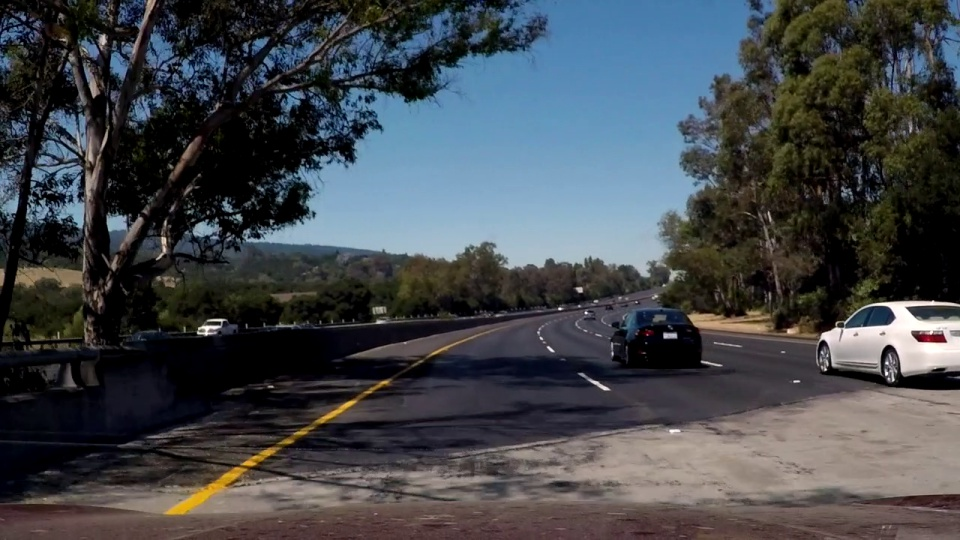
#> input picture ch06/slope_test.jpg, 960 x 540 px
$ python curve2-3-1.py
#> lines starting #> are read from the running program, lines starting #| are printed output that depends on the picture
# -*- coding: utf-8 -*- # 한글 주석쓰려면 이거 해야함 <-- 파이썬 인터프리터에서 해석
import cv2  # opencv 사용
import numpy as np
import sys


def on_low_th(pos):
    global blur, HIGH_th, canny
    LOW_th = pos
    canny = cv2.Canny(blur, LOW_th, HIGH_th)
    cv2.imshow('canny', canny)


def on_high_th(pos):
    global blur, LOW_th, canny
    HIGH_th = pos
    canny = cv2.Canny(blur, LOW_th, HIGH_th)
    cv2.imshow('canny', canny)


image = cv2.imread('slope_test.jpg')  # 이미지 읽기
#> image is the input picture: shape (540, 960, 3); mean B, G, R 75.3, 70.7, 66.5
if image is None:
    print("Image File is not read!")
    sys.exit()

height, width = image.shape[:2]     # 이미지 높이, 너비
#> height = 540; width = 960

# 1. 이미지를 그레이이미지로 변경
gray = cv2.cvtColor(image, cv2.COLOR_BGR2GRAY)
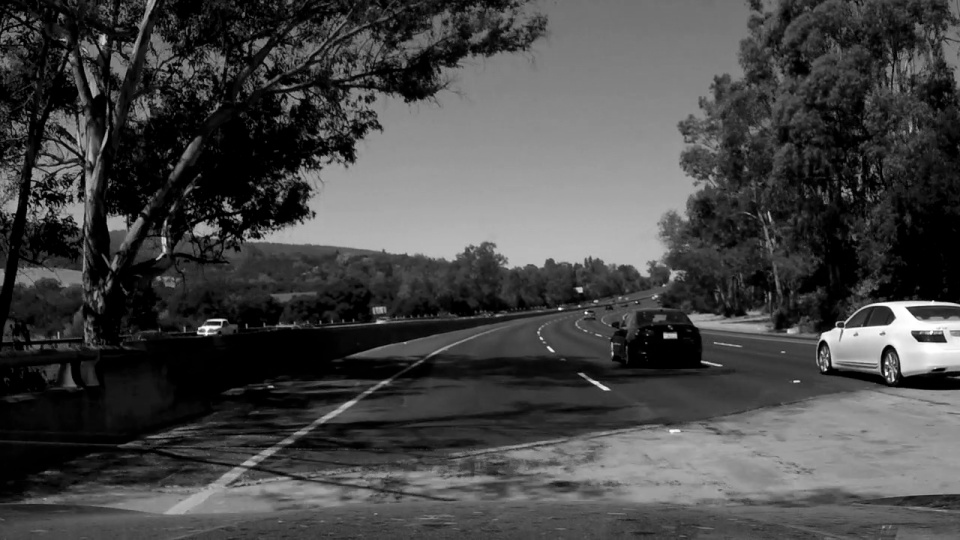
#> gray: shape (540, 960); min 0, max 255, mean 70

# 2. 가우시안 블러(필터)
# kernel_size를 키울수록 blur는 심해진다.
kernel_size = 3     # 커널 사이즈를 키울수록 bluring이 커짐
blur = cv2.GaussianBlur(gray, (kernel_size, kernel_size), 0)

# 3. trackbar를 추가하기 위해 canny window를 먼저 생성
cv2.namedWindow('canny', cv2.WINDOW_NORMAL)
cv2.resizeWindow('canny', width, height)
cv2.createTrackbar('low_th', 'canny', 0, 99, on_low_th)
#> slider 'low_th' is set to 19
cv2.createTrackbar('high_th', 'canny', 80, 255, on_high_th)

# 4. canny 영상처리
LOW_th, HIGH_th = 70, 210
canny = cv2.Canny(blur, LOW_th, HIGH_th)        # 커널 사이즈가 클수록 출력되는 선의 개수도 줄어듦
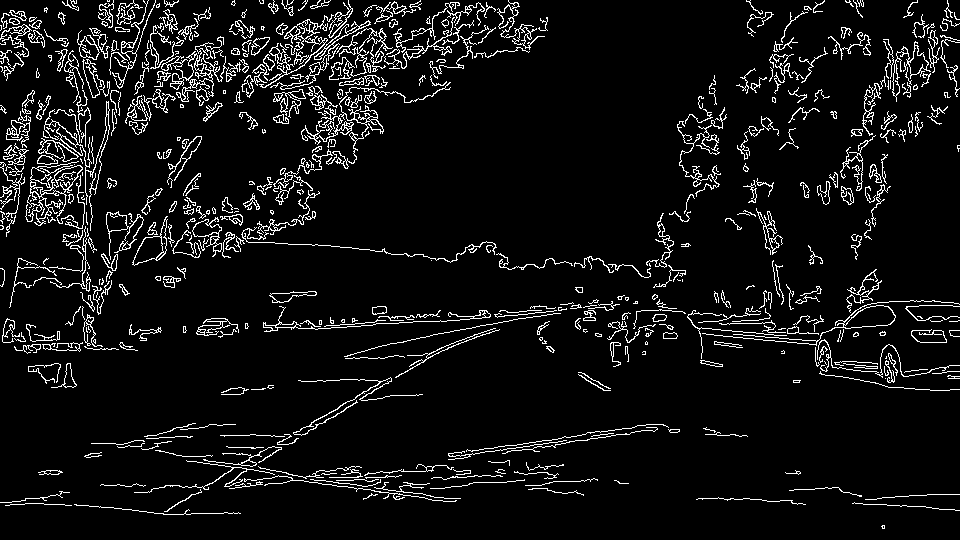
#> canny: shape (540, 960); 7% white in thin lines or dots

cv2.imshow('gray', gray)
cv2.imshow('blur', blur)
cv2.imshow('canny', canny)

cv2.waitKey()
#> in on_low_th, `canny = cv2.Canny(blur, LOW_th, HIGH_th)`:
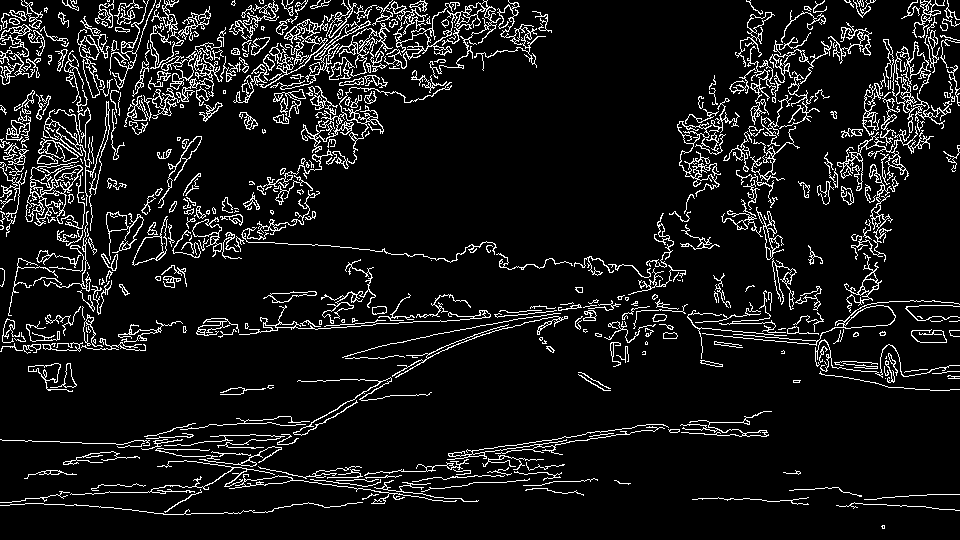
#> canny: shape (540, 960); 8.9% white in thin lines or dots
#> in on_high_th, `canny = cv2.Canny(blur, LOW_th, HIGH_th)`:
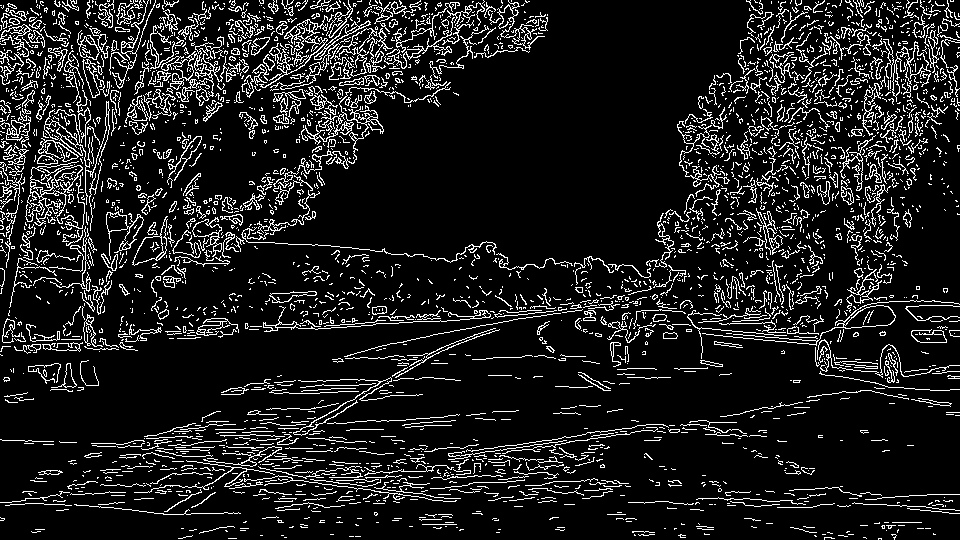
#> canny: shape (540, 960); 11.5% white in thin lines or dots
cv2.destroyAllWindows()

$ run again, with ch06/building.jpg copied over ch06/slope_test.jpg
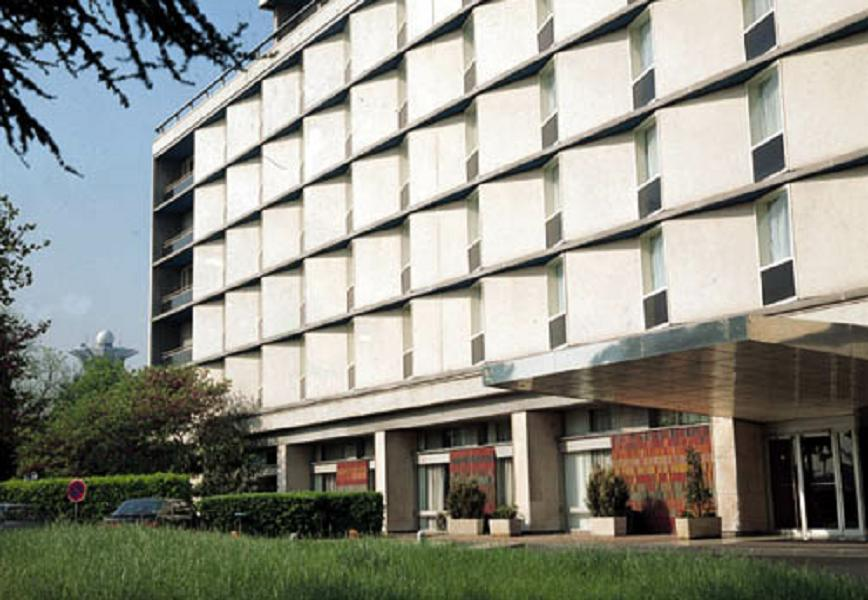
#> input picture ch06/building.jpg, 868 x 600 px
#> image is the input picture: shape (600, 868, 3); mean B, G, R 133.7, 143.6, 142.9
#> `canny = cv2.Canny(blur, LOW_th, HIGH_th)`:
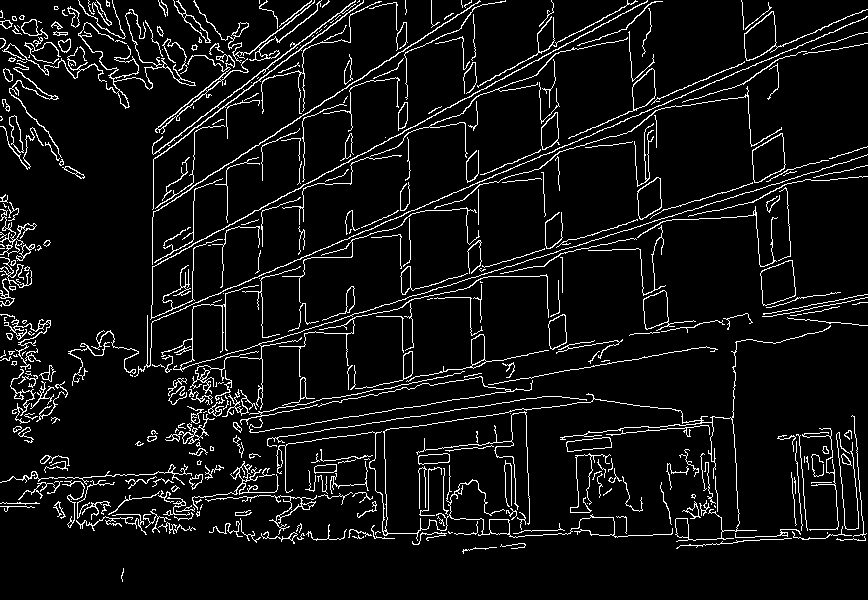
#> canny: shape (600, 868); 7% white in thin lines or dots
#> in on_high_th, `canny = cv2.Canny(blur, LOW_th, HIGH_th)`:
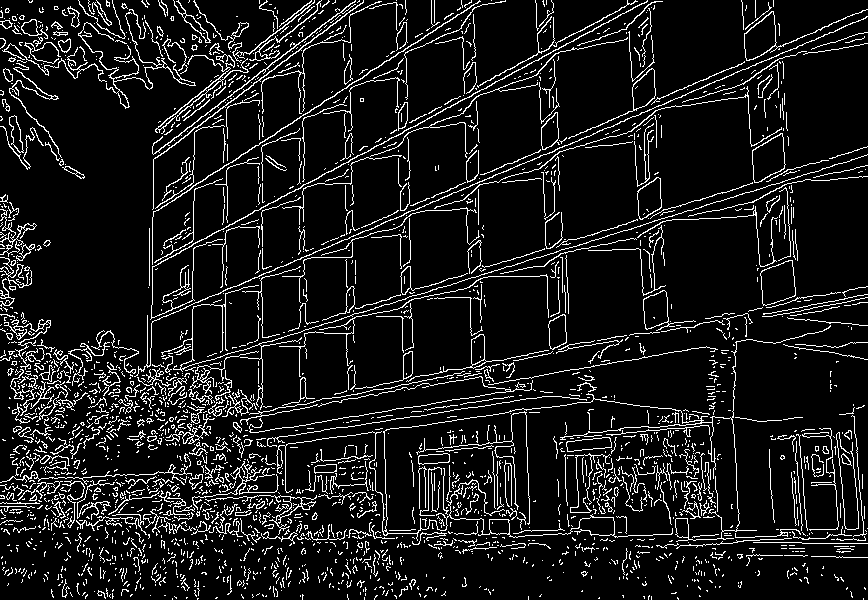
#> canny: shape (600, 868); 10.1% white in thin lines or dots
